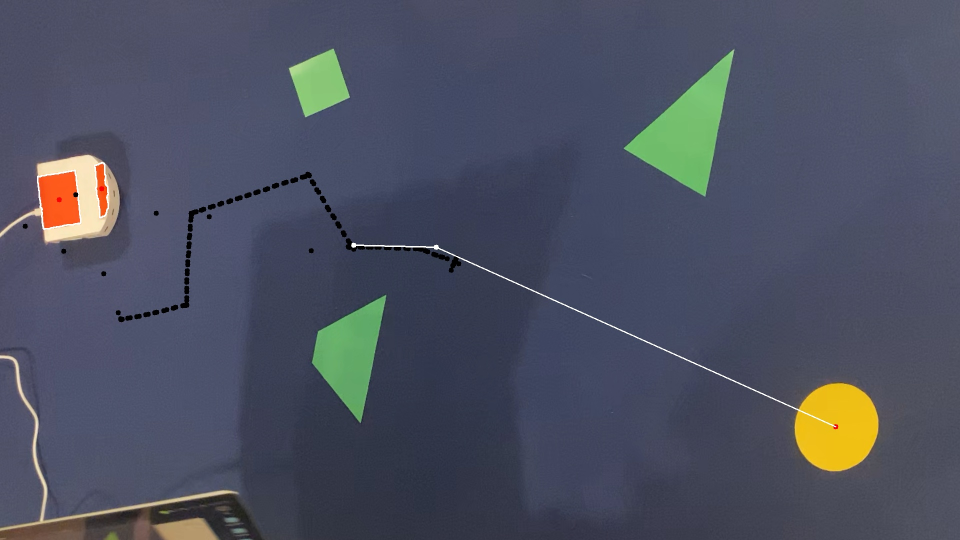
#> input picture capturedImage.jpg, 1920 x 1080 px (shown at 1/2 size)
$ python -i computerVision.py   (imports and definitions only)
#> lines starting #> are read from the running program, lines starting #| are printed output that depends on the picture; after the words box and inside, x2 and y2 are one past the last pixel; in counts of white or black regions, pixels touching at a corner belong together
#> further down, picture is the input picture: shape (1080, 1920, 3); mean B, G, R 96, 80.2, 76
import numpy as np
import matplotlib.pyplot as plt
import time
import pyvisgraph as vg
import cv2
from matplotlib.patches import Polygon
import math


XYMIRROR = False

AREA_THRESHOLD = 500
IMAGE_WIDTH = 1920
IMAGE_HEIGHT = 1080
MARKS_ASPECT_RATIO = 2#16/9
RED_AREA_THRESHOLD = 1000
DILATION_FACTOR = 200
GLOBAL_OBSTACLE_AREA_THRESHOLD = 1000


# [135 lines left out: functions getPerspectiveMatrix, correctPerspectiveStream, findCorners, findGlobalObstacles, findGoal, not called in this run]


def findThymio(frame):
    hsv = cv2.cvtColor(frame, cv2.COLOR_BGR2HSV)
#> hsv: shape (1080, 1920, 3); mean H, S, V 110, 73.4, 102.2

    lowerRed = np.array([0, 100, 100], dtype=np.uint8)
    upperRed = np.array([10, 255, 255], dtype=np.uint8)

    mask1 = cv2.inRange(hsv, lowerRed, upperRed)
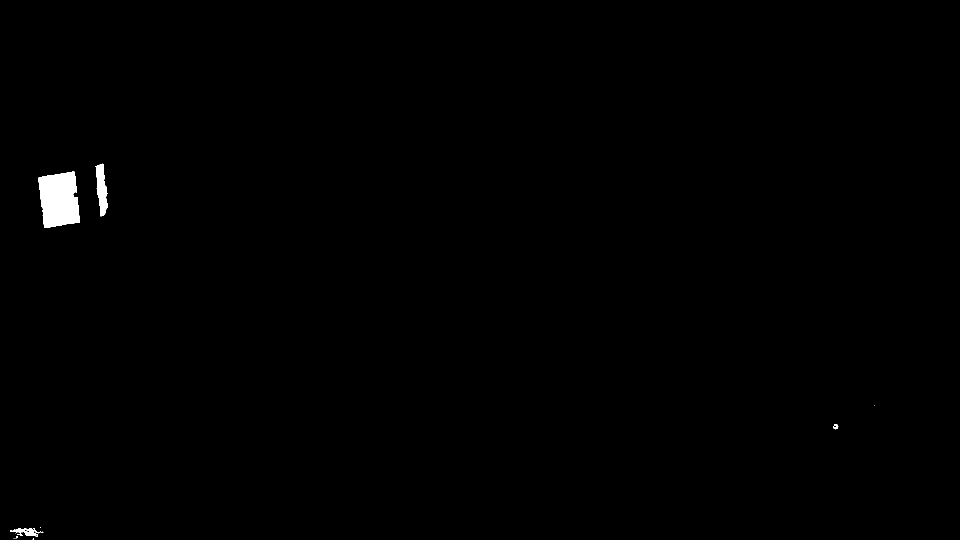
#> mask1: shape (1080, 1920) (shown at 1/2 size); 0.46% white; 12 white regions (8 under 20 px), largest, box (x1, y1, x2, y2) and area: (77, 343, 160, 456) 7411, (191, 327, 215, 433) 1557, (20, 1056, 87, 1073) 501, (1666, 848, 1677, 859) 66

    lowerRed = np.array([160, 100, 100], dtype=np.uint8)
    upperRed = np.array([180, 255, 255], dtype=np.uint8)

    mask2 = cv2.inRange(hsv, lowerRed, upperRed)
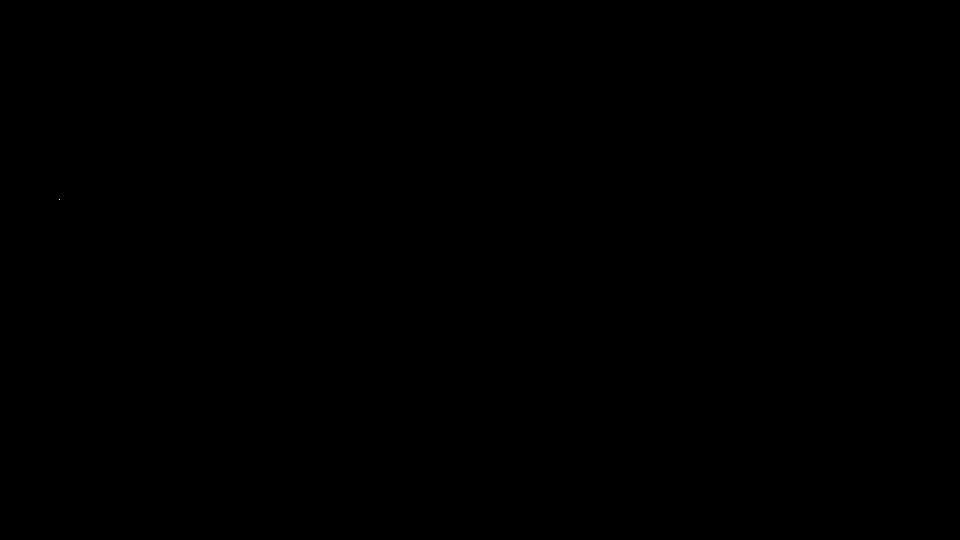
#> mask2: shape (1080, 1920) (shown at 1/2 size); 0% white in thin lines or dots, all inside (x1, y1, x2, y2) = (118, 399, 120, 400)

    mask = cv2.bitwise_or(mask1, mask2)
#> mask: shape (1080, 1920); 0.46% white; 12 white regions (8 under 20 px)

    contours, _ = cv2.findContours(mask, cv2.RETR_EXTERNAL, cv2.CHAIN_APPROX_SIMPLE)
#> contours = 12 contours, 8 with area under 20; largest, box (x1, y1, x2, y2) and area: (77, 343, 160, 456) 7236, (191, 327, 215, 433) 1444, (20, 1056, 87, 1073) 432, (1666, 848, 1677, 859) 46

    contours = [c for c in contours if cv2.contourArea(c) > RED_AREA_THRESHOLD]
#> contours = 2 contours; box (x1, y1, x2, y2) and area: (77, 343, 160, 456) 7236, (191, 327, 215, 433) 1444

    contours = sorted(contours, key=cv2.contourArea)

    if len(contours) != 2:
        return np.array([-1,-1]),0,0

    centroids = []

    for contour in contours:
        M = cv2.moments(contour)
        if M["m00"] != 0:
            cX = int(M["m10"] / M["m00"])
            cY = int(M["m01"] / M["m00"])
            centroids.append((cX, cY))
            cv2.circle(frame, (cX, cY), 5, (0, 0, 255), -1)
            cv2.drawContours(frame, [contour], 0, (255, 255, 255), 2)
#> this loop made 2 passes
#> (cX, cY) on passes 1 to 2: (203, 377), (117, 399)
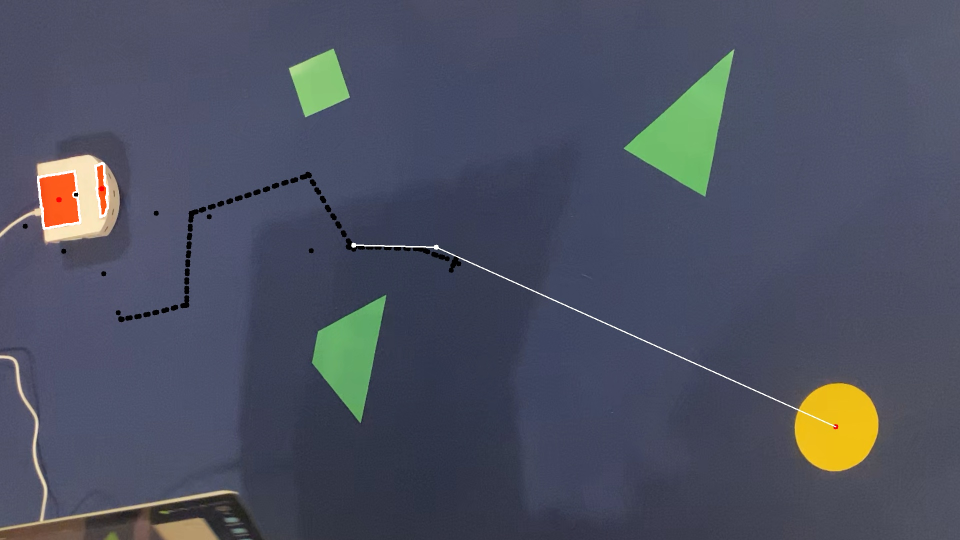
#> frame: shape (1080, 1920, 3) (shown at 1/2 size); 0.1% of pixels changed, all inside (x1, y1, x2, y2) = (76, 326, 216, 457)
#> after the loop, centroids = [(203, 377), (117, 399)]


    centerPoint = np.array([centroids[1][0],centroids[1][1]])
#> centerPoint = [117, 399]
    cv2.circle(frame, (int(centerPoint[0]), int(centerPoint[1])), 5, (0, 0, 255), -1)

    if len(centroids) == 2:
        angle = -np.arctan2(centroids[0][1] - centroids[1][1], centroids[0][0] - centroids[1][0])
#> angle = 0.25

    #normalize the angle between 0 and 2pi
    if angle < 0:
        angle = angle + 2*np.pi

    if angle > 2*np.pi:
        angle = angle - 2*np.pi

    return centerPoint, angle, centroids

>>> import cv2
>>> picture = cv2.imread('../capturedImage.jpg')
>>> result = findThymio(picture)
#> result = ([117, 399], 0.25, [(203, 377), (117, 399)])
